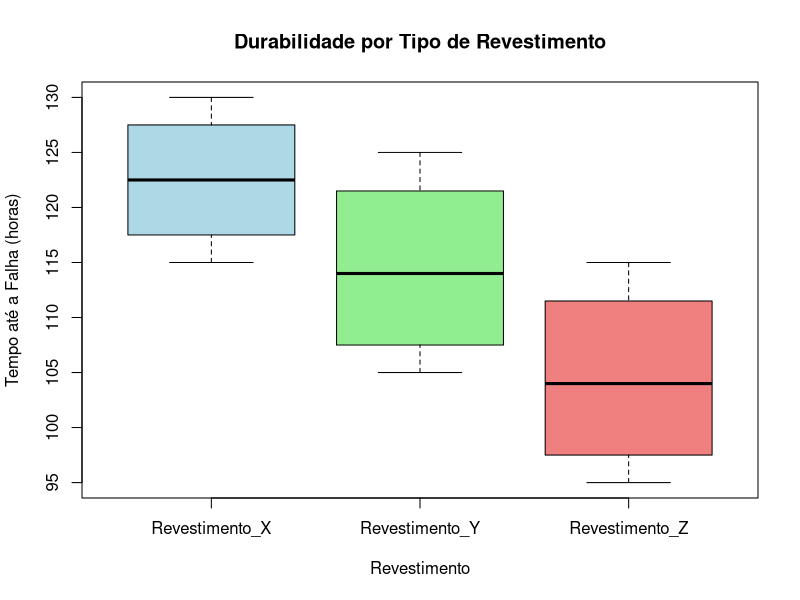

Generate this figure with R:
# Dados brutos em vetores
revestimento_X <- c(120, 130, 115, 125)
revestimento_Y <- c(110, 125, 105, 118)
revestimento_Z <- c(100, 115, 95, 108)

# Combinar os tempos de durabilidade em um único vetor
durabilidade <- c(revestimento_X, revestimento_Y, revestimento_Z)

# Criar o vetor para o fator 'Revestimento' (tratamento)
# Repete cada revestimento 4 vezes (uma para cada máquina/bloco)
revestimento <- factor(c(rep("Revestimento_X", 4), rep("Revestimento_Y", 4), rep("Revestimento_Z", 4)))

# Criar o vetor para o fator 'Maquina' (bloco)
# Cada número de máquina aparece 3 vezes (uma para cada revestimento)
maquina <- factor(rep(1:4, 3)) # Repete de 1 a 4, 3 vezes

# Criar o data frame combinado
dados_revestimentos <- data.frame(durabilidade, revestimento, maquina)

# Definir o nível de significância
alpha <- 0.05 # 5% de significância

# Opcional: Visualizar os dados (boxplots podem ser úteis para ter uma ideia, mas para blocos, um gráfico de linha pode ser mais informativo)
# Boxplot da durabilidade por revestimento
boxplot(durabilidade ~ revestimento, data = dados_revestimentos,
        main = "Durabilidade por Tipo de Revestimento",
        xlab = "Revestimento", ylab = "Tempo até a Falha (horas)",
        col = c("lightblue", "lightgreen", "lightcoral"))

### Realização do Teste ANOVA (Análise do DBC) ###

# Realizar a Análise de Variância (ANOVA) para o DBC
# O modelo agora inclui o fator de bloqueio 'maquina'
# 'durabilidade ~ revestimento + maquina' significa: durabilidade explicada pelo revestimento e pela máquina
modelo_anova_dbc <- aov(durabilidade ~ revestimento + maquina, data = dados_revestimentos)

# Exibir o sumário da ANOVA
cat("\n### Sumário da ANOVA para Delineamento em Blocos Casualizados ###\n")
summary(modelo_anova_dbc)



